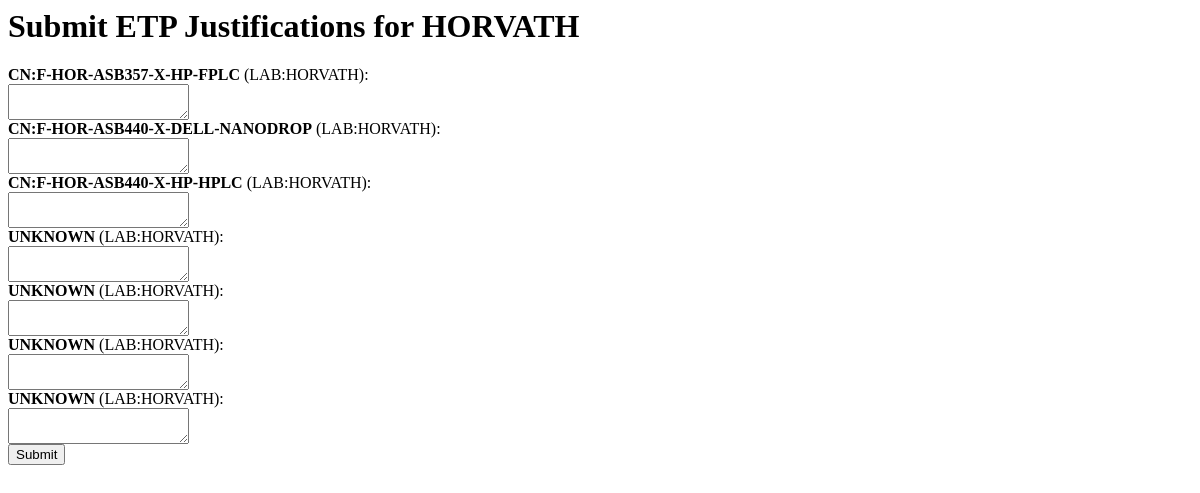
/lab/13, run on an earlier commit of the app's database.
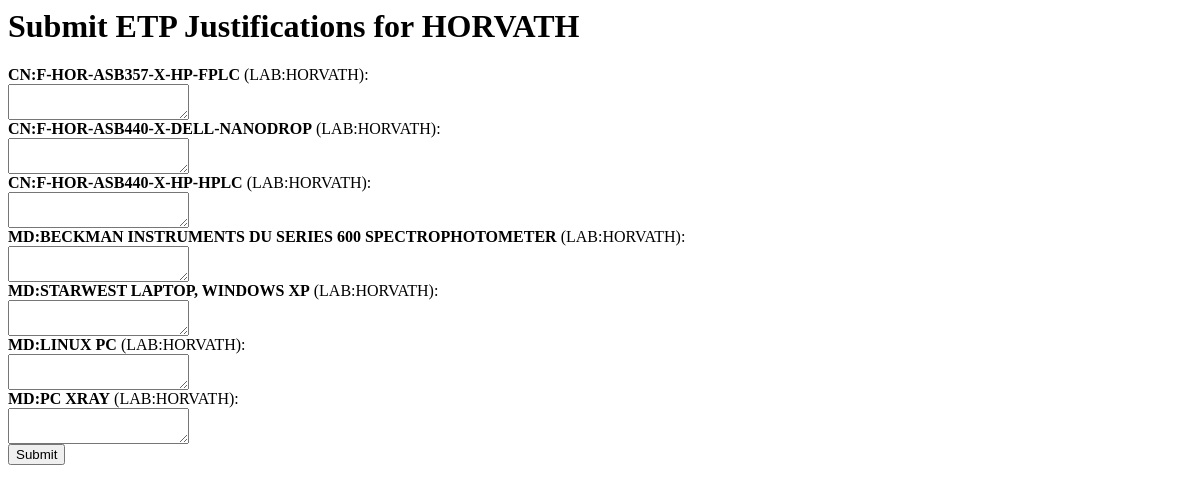
And on a later commit of the database.
### app/models.py (models this page shows)
class Lab(db.Model):
    id = db.Column(db.Integer, primary_key=True)
    name = db.Column(db.String(100), nullable=False)

class Computer(db.Model):
    id = db.Column(db.Integer, primary_key=True)
    name = db.Column(db.String(100), nullable=False)
    owner = db.Column(db.String(100))
    lab_id = db.Column(db.Integer, db.ForeignKey('lab.id'))
    lab = db.relationship('Lab', backref=db.backref('computers', lazy=True))

### app/routes.py (the view, shortened to what this page needs)
@main.route('/lab/<int:lab_id>', methods=['GET', 'POST'])
def lab_view(lab_id):
    lab = Lab.query.get_or_404(lab_id)
    return render_template('lab_view.html', lab=lab)

### app/templates/lab_view.html
<h1>Submit ETP Justifications for {{ lab.name }}</h1>
<form method="POST">
  {% for comp in lab.computers %}
    <div>
      <strong>{{ comp.name }}</strong> ({{ comp.owner }}):<br>
      <textarea name="justification_{{ comp.id }}">{{ comp.submission.justification if comp.submission else '' }}</textarea>
    </div>
  {% endfor %}
  <button type="submit">Submit</button>
</form>

What changed in the data, as far as the page shows it:
changed Computer: name "UNKNOWN" → "MD:BECKMAN INSTRUMENTS DU SERIES 600 SPECTROPHOTOMETER"
changed Computer: name "UNKNOWN" → "MD:STARWEST LAPTOP, WINDOWS XP"
changed Computer: name "UNKNOWN" → "MD:LINUX PC"
changed Computer: name "UNKNOWN" → "MD:PC XRAY"
